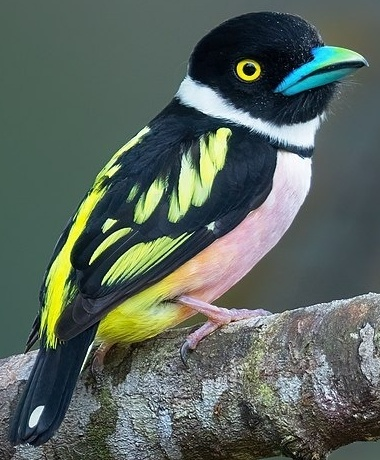
#> input picture module_1/images/bird.jpg, 380 x 460 px
$ jupyter execute image_features.ipynb
#> lines starting #> are read from the running program, lines starting #| are printed output that depends on the picture
[cell 1]
import cv2
from IPython.display import Image

# Load image
img = cv2.imread('images/bird.jpg')
#> img is the input picture: shape (460, 380, 3); mean B, G, R 93.9, 101.6, 89.8

# Convert image to grayscale
gray = cv2.cvtColor(img, cv2.COLOR_BGR2GRAY)
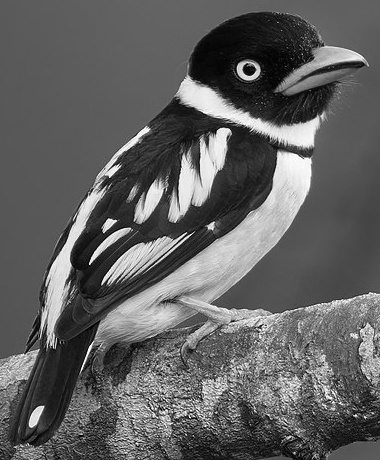
#> gray: shape (460, 380); min 0, max 255, mean 97.2

# Initialize SIFT detector
sift = cv2.SIFT_create()

# Detect keypoints and compute descriptors
kp, des = sift.detectAndCompute(gray, None)
#> kp = 650 keypoints; strongest (x, y, size): (355, 415, 1.9), (109, 223, 6.3), (249, 70, 6.2), (211, 226, 4.9)

# Draw keypoints on image
img_kp = cv2.drawKeypoints(img, kp, None,color=(0,0,255))
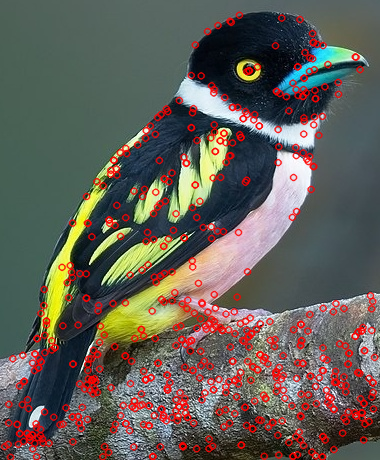
#> img_kp: shape (460, 380, 3); mean B, G, R 86.8, 94, 100.4

# Save the image
image_path = 'images/key_points.jpg'
cv2.imwrite(image_path, img_kp)

# Display the image
Image(image_path)

[cell 2]
import numpy as np

blank_img = np.zeros_like(gray)

# Draw keypoints on the blank image
img_kp = cv2.drawKeypoints(blank_img, kp, None, color=(0,0,255))
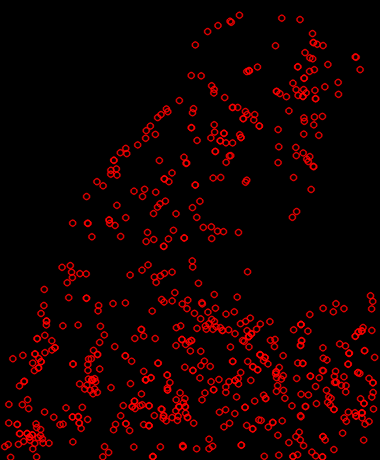
#> img_kp: shape (460, 380, 3); mean of channels 0, 1, 2 0, 0, 17.6; drawn as B, G, R
#> blank_img: shape (460, 380); every value is 0

# Save the image
image_path = 'images/key_points_blank.jpg'
cv2.imwrite(image_path, img_kp)

# Display the image
Image(image_path)

[cell 3]
# Initialize ORB detector
orb = cv2.ORB_create()

# Detect keypoints and compute descriptors
kp, des = orb.detectAndCompute(gray, None)
#> kp = 500 keypoints; strongest (x, y, size): (247, 73, 64.3), (260, 327, 31), (114, 221, 31), (245, 68, 64.3)

# Draw keypoints on the image
img_kp = cv2.drawKeypoints(gray, kp, None, color=(0, 255, 0), flags=0)
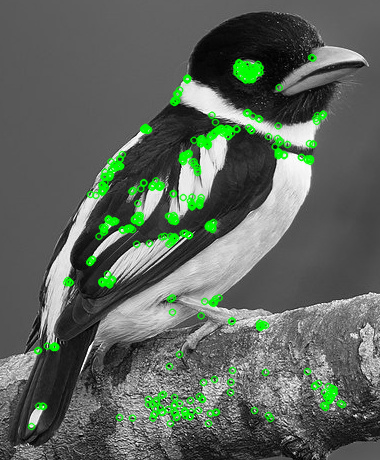
#> img_kp: shape (460, 380, 3); mean of channels 0, 1, 2 92.7, 101.8, 92.7; drawn as B, G, R

# Save the image
image_path = 'images/orb.jpg'
cv2.imwrite(image_path, img_kp)

# Display the image
Image(image_path)

$ run again, with module_1/images/black_and_yellow_broadbill.jpg copied over module_1/images/bird.jpg
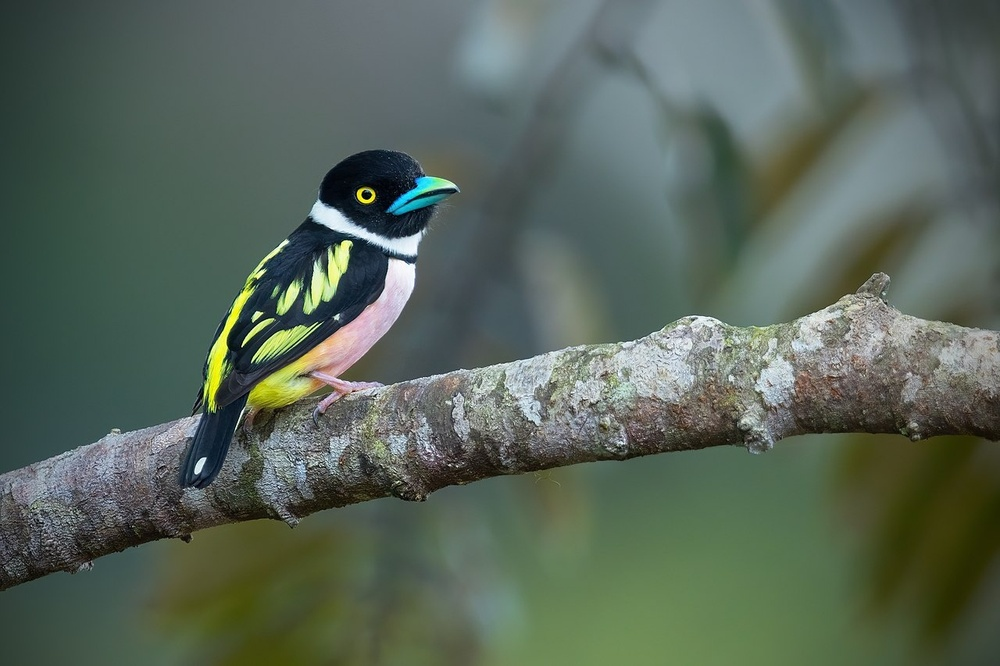
#> input picture module_1/images/black_and_yellow_broadbill.jpg, 1000 x 666 px, shrunk from 1280 x 853 before the run
#> img is the input picture: shape (666, 1000, 3); mean B, G, R 90, 102.3, 88.7
#> `gray = cv2.cvtColor(img, cv2.COLOR_BGR2GRAY)`:
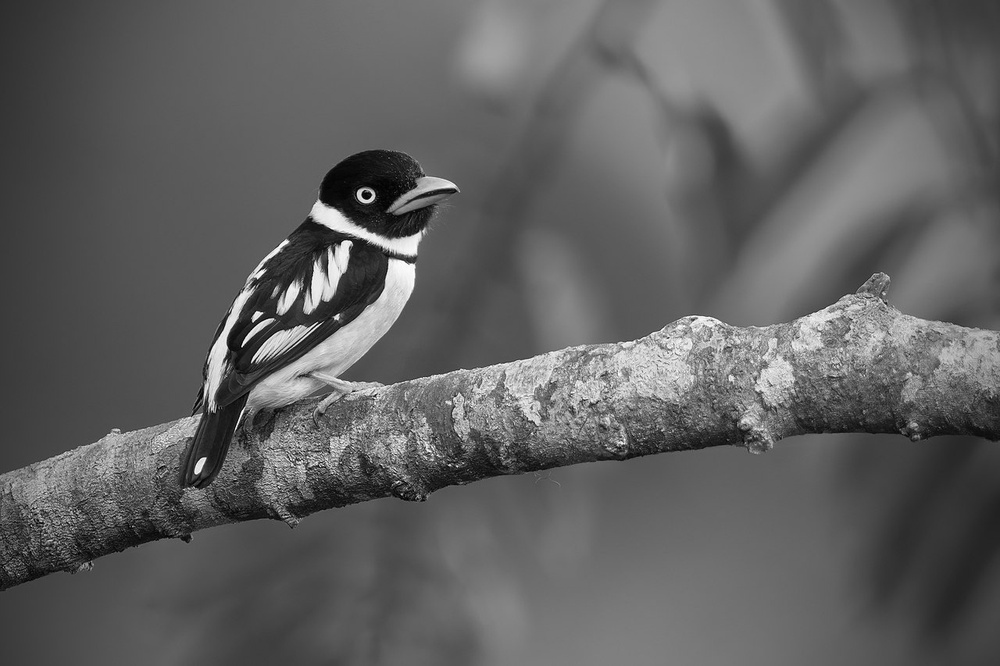
#> gray: shape (666, 1000); min 0, max 254, mean 96.8
#> `kp, des = sift.detectAndCompute(gray, None)`: kp = 1425 keypoints; strongest (x, y, size): (257, 315, 4.9), (329, 217, 16.3), (366, 195, 4.9), (337, 317, 3.8)
#> `img_kp = cv2.drawKeypoints(blank_img, kp, None, color=(0,0,255))`:
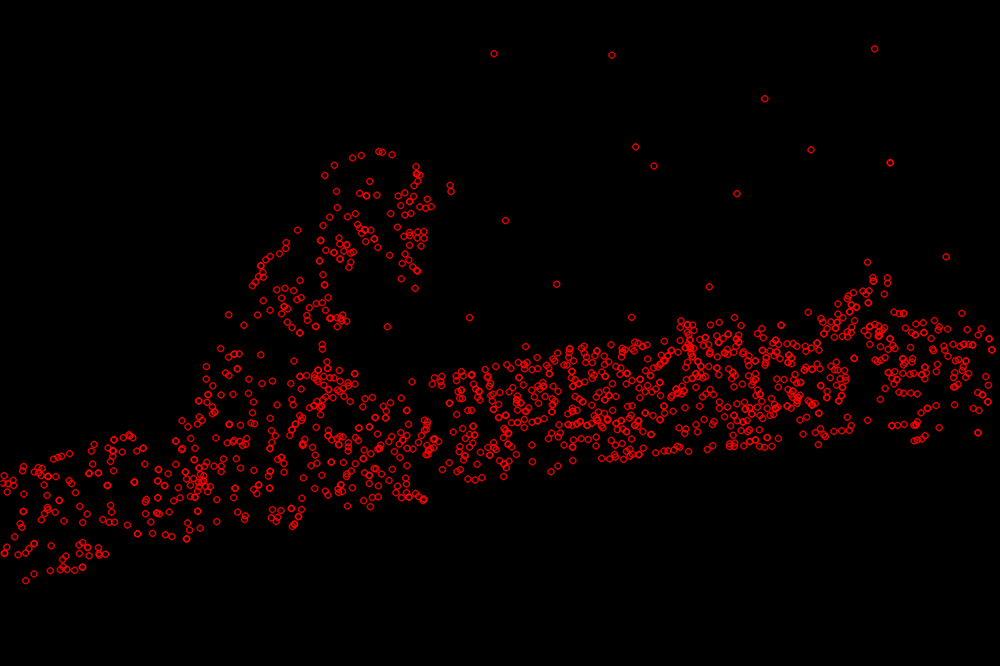
#> img_kp: shape (666, 1000, 3); mean of channels 0, 1, 2 0, 0, 10; drawn as B, G, R
#> blank_img: shape (666, 1000); every value is 0
#> `kp, des = orb.detectAndCompute(gray, None)`: kp = 500 keypoints; strongest (x, y, size): (366, 197, 44.6), (368, 195, 53.6), (370, 196, 37.2), (363, 195, 53.6)
